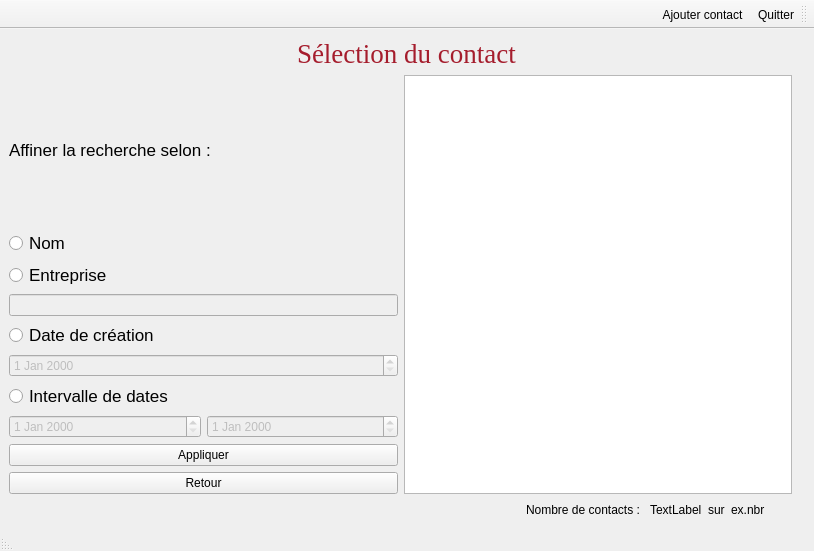
<?xml version="1.0" encoding="UTF-8"?>
<ui version="4.0">
 <class>MainWindow</class>
 <widget class="QMainWindow" name="MainWindow">
  <property name="geometry">
   <rect>
    <x>0</x>
    <y>0</y>
    <width>814</width>
    <height>551</height>
   </rect>
  </property>
  <property name="layoutDirection">
   <enum>Qt::RightToLeft</enum>
  </property>
  <widget class="QWidget" name="centralwidget">
   <property name="layoutDirection">
    <enum>Qt::LeftToRight</enum>
   </property>
   <layout class="QVBoxLayout" name="verticalLayout_2">
    <item alignment="Qt::AlignHCenter">
     <widget class="QLabel" name="label">
      <property name="font">
       <font>
        <family>Tinos</family>
        <pointsize>20</pointsize>
       </font>
      </property>
      <property name="text">
       <string>&lt;html&gt;&lt;head/&gt;&lt;body&gt;&lt;p&gt;&lt;span style=&quot; color:#a51d2d;&quot;&gt;Sélection du contact&lt;/span&gt;&lt;/p&gt;&lt;/body&gt;&lt;/html&gt;</string>
      </property>
     </widget>
    </item>
    <item>
     <layout class="QHBoxLayout" name="horizontalLayout">
      <item>
       <layout class="QVBoxLayout" name="verticalLayout_4">
        <item>
         <widget class="QLabel" name="label_2">
          <property name="font">
           <font>
            <pointsize>13</pointsize>
           </font>
          </property>
          <property name="text">
           <string>Affiner la recherche selon : </string>
          </property>
         </widget>
        </item>
        <item>
         <widget class="QRadioButton" name="radioButtonNom">
          <property name="font">
           <font>
            <pointsize>13</pointsize>
           </font>
          </property>
          <property name="text">
           <string>Nom</string>
          </property>
         </widget>
        </item>
        <item>
         <widget class="QRadioButton" name="radioButtonEntr">
          <property name="font">
           <font>
            <pointsize>13</pointsize>
           </font>
          </property>
          <property name="text">
           <string>Entreprise</string>
          </property>
         </widget>
        </item>
        <item>
         <widget class="QLineEdit" name="lineEditNomEntr">
          <property name="enabled">
           <bool>false</bool>
          </property>
         </widget>
        </item>
        <item>
         <widget class="QRadioButton" name="radioButtonDate">
          <property name="font">
           <font>
            <pointsize>13</pointsize>
           </font>
          </property>
          <property name="text">
           <string>Date de création</string>
          </property>
         </widget>
        </item>
        <item>
         <widget class="QDateEdit" name="dateEdit">
          <property name="enabled">
           <bool>false</bool>
          </property>
         </widget>
        </item>
        <item>
         <widget class="QRadioButton" name="radioButton2Dates">
          <property name="font">
           <font>
            <pointsize>13</pointsize>
           </font>
          </property>
          <property name="text">
           <string>Intervalle de dates </string>
          </property>
         </widget>
        </item>
        <item>
         <layout class="QHBoxLayout" name="horizontalLayout_2">
          <item>
           <widget class="QDateEdit" name="dateEditdebut">
            <property name="enabled">
             <bool>false</bool>
            </property>
           </widget>
          </item>
          <item>
           <widget class="QDateEdit" name="dateEditfin">
            <property name="enabled">
             <bool>false</bool>
            </property>
           </widget>
          </item>
         </layout>
        </item>
        <item>
         <widget class="QPushButton" name="pushButton">
          <property name="text">
           <string>Appliquer</string>
          </property>
         </widget>
        </item>
        <item>
         <widget class="QPushButton" name="pushButton_2">
          <property name="text">
           <string>Retour</string>
          </property>
         </widget>
        </item>
       </layout>
      </item>
      <item>
       <widget class="QListWidget" name="listWidget"/>
      </item>
      <item>
       <widget class="QLabel" name="label_3">
        <property name="text">
         <string/>
        </property>
       </widget>
      </item>
     </layout>
    </item>
    <item>
     <layout class="QHBoxLayout" name="horizontalLayout_3">
      <item>
       <spacer name="horizontalSpacer">
        <property name="orientation">
         <enum>Qt::Horizontal</enum>
        </property>
        <property name="sizeType">
         <enum>QSizePolicy::Expanding</enum>
        </property>
        <property name="sizeHint" stdset="0">
         <size>
          <width>40</width>
          <height>20</height>
         </size>
        </property>
       </spacer>
      </item>
      <item>
       <widget class="QLabel" name="label_5">
        <property name="text">
         <string>Nombre de contacts : </string>
        </property>
       </widget>
      </item>
      <item>
       <widget class="QLabel" name="NBRapreRech">
        <property name="text">
         <string>TextLabel</string>
        </property>
       </widget>
      </item>
      <item>
       <widget class="QLabel" name="label_4">
        <property name="text">
         <string>sur</string>
        </property>
       </widget>
      </item>
      <item>
       <widget class="QLabel" name="label_NBC">
        <property name="text">
         <string>ex.nbr</string>
        </property>
       </widget>
      </item>
      <item>
       <spacer name="horizontalSpacer_2">
        <property name="orientation">
         <enum>Qt::Horizontal</enum>
        </property>
        <property name="sizeType">
         <enum>QSizePolicy::Preferred</enum>
        </property>
        <property name="sizeHint" stdset="0">
         <size>
          <width>40</width>
          <height>20</height>
         </size>
        </property>
       </spacer>
      </item>
     </layout>
    </item>
   </layout>
  </widget>
  <widget class="QStatusBar" name="statusbar"/>
  <widget class="QToolBar" name="toolBar">
   <property name="windowTitle">
    <string>toolBar</string>
   </property>
   <property name="autoFillBackground">
    <bool>false</bool>
   </property>
   <property name="orientation">
    <enum>Qt::Horizontal</enum>
   </property>
   <attribute name="toolBarArea">
    <enum>TopToolBarArea</enum>
   </attribute>
   <attribute name="toolBarBreak">
    <bool>false</bool>
   </attribute>
   <addaction name="actionQuitter"/>
   <addaction name="actionAjouter_contact"/>
  </widget>
  <action name="actionAjouter_contact">
   <property name="icon">
    <iconset resource="icones.qrc">
     <normaloff>:/rec/icones/ajoutericone.png</normaloff>:/rec/icones/ajoutericone.png</iconset>
   </property>
   <property name="text">
    <string>Ajouter contact</string>
   </property>
  </action>
  <action name="actionQuitter">
   <property name="icon">
    <iconset resource="icones.qrc">
     <normaloff>:/rec/icones/quittericone.png</normaloff>:/rec/icones/quittericone.png</iconset>
   </property>
   <property name="text">
    <string>Quitter</string>
   </property>
  </action>
 </widget>
 <resources>
  <include location="icones.qrc"/>
 </resources>
 <connections/>
</ui>
